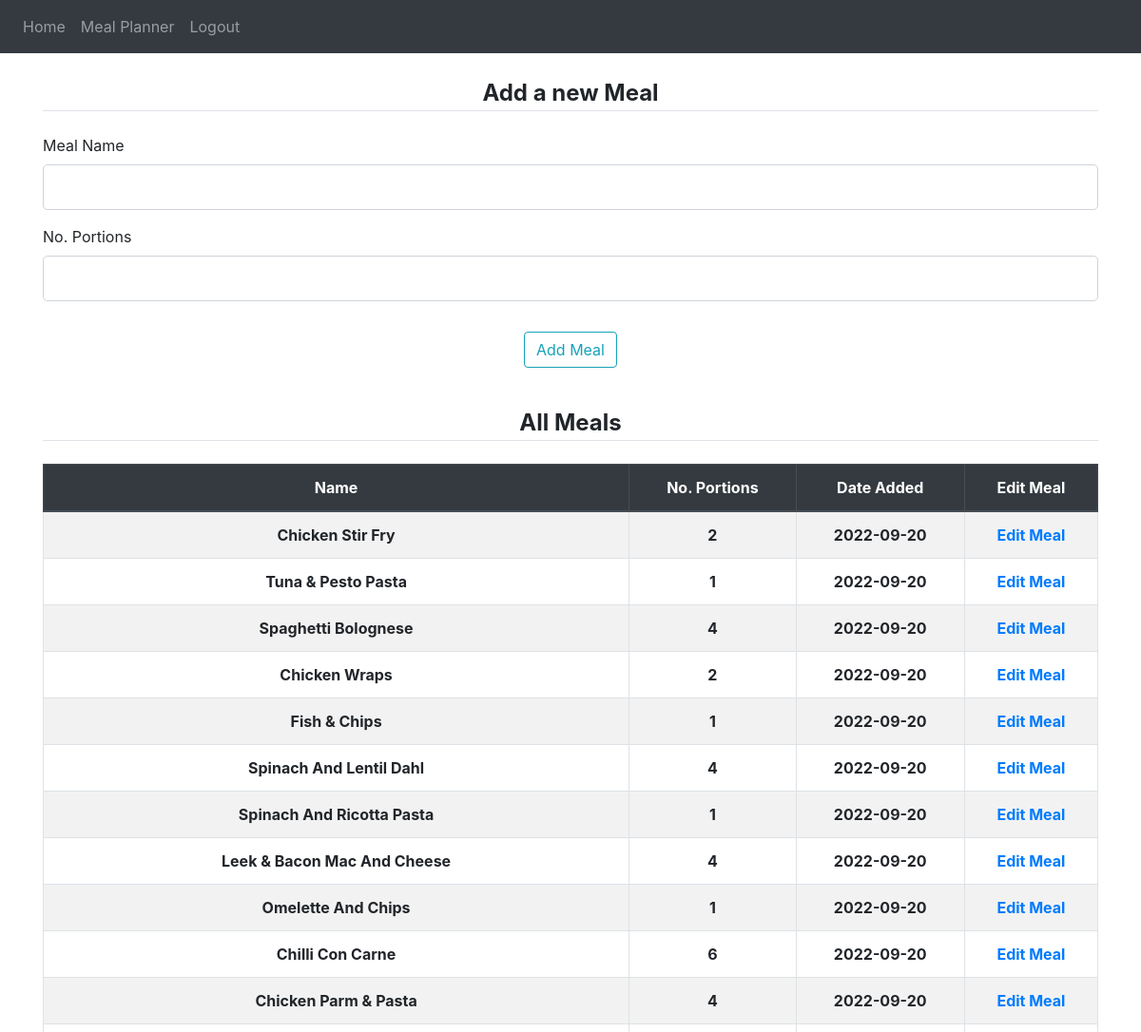
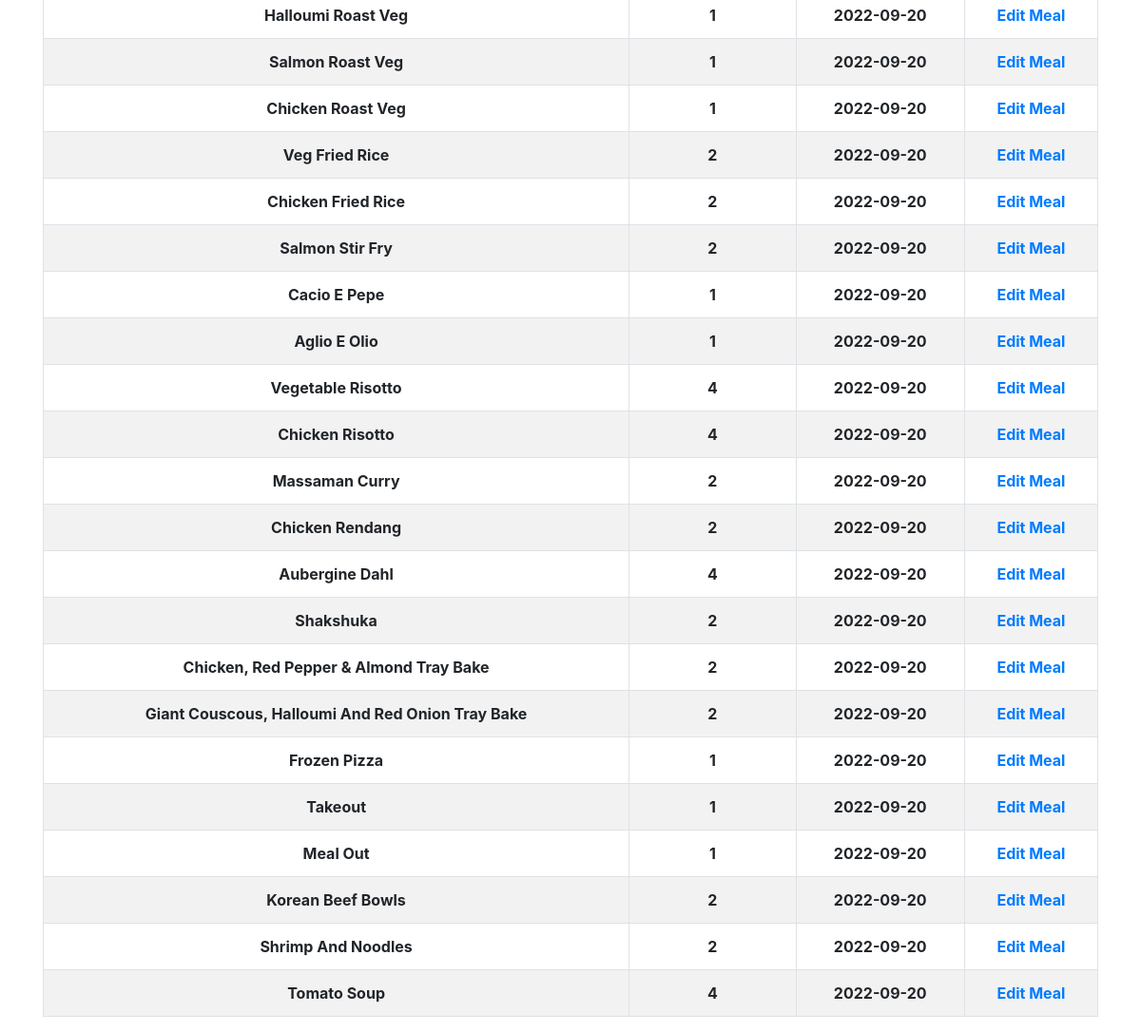
The app's page /meal-plan (signed in) with its own data (2 pictures, top to bottom).
### mealmaker/models.py (models this page shows)
class Meal(db.Model):
    id = db.Column(db.Integer, primary_key=True)
    name = db.Column(db.String(10000))
    date = db.Column(db.DateTime(timezone=True), default=func.now())
    portion = db.Column(db.Integer)

### mealmaker/views.py (the view)
@views.route('/meal-plan', methods=['GET', 'POST'])
@login_required
def meal_plan():
    form = NewMealForm()
    if form.validate_on_submit():
        meal = Meal(name=form.name.data, portion=form.portion.data)
        db.session.add(meal)
        db.session.commit()
        flash(f'Meal added successfully!', category='success')
        return redirect(url_for('views.meal_plan'))
    meals = Meal.query.all()
    return render_template("meal_plan.html", user=current_user, form=form, meals=meals, legend= 'Add a new Meal')

### mealmaker/forms.py
class NewMealForm(FlaskForm):
    name = StringField('Meal Name',
                       validators=[DataRequired(), Length(min=1, max=200)])
    portion = IntegerField('No. Portions', validators=[DataRequired()])
    submit = SubmitField('Add Meal')

### mealmaker/__init__.py (called while the page is built)
def create_app():
    app = Flask(__name__)
    app.config['SECRET_KEY'] = 'hjshjhdjah kjshkjdhjs'
    app.config['SQLALCHEMY_DATABASE_URI'] = f'sqlite:///{DB_NAME}'
    db.init_app(app)
    from .views import views
    from .auth import auth
    app.register_blueprint(views, url_prefix='/')
    app.register_blueprint(auth, url_prefix='/')
    from .models import User, Recipe
    create_database(app)
    login_manager = LoginManager()
    login_manager.login_view = 'auth.login'
    login_manager.init_app(app)
    @login_manager.user_loader
    def load_user(id):
        return User.query.get(int(id))
    return app

### mealmaker/templates/meal_plan.html (shortened to what this page needs)
{% extends "base.html" %}
{% block content%}
    <br>
    <div class="content-section">
        <form method="POST" action="">
            <fieldset class="form-group"f>
                <legend align="center" class="border-bottom mb-4"><b>{{ legend }}</b></legend>
                <div class="form-group">
                    {{ form.name.label(class='form-control-label') }}
                    {% if form.name.errors %}
                    {{ form.name(class="form-control form-control-lg is-invalid") }}
                        <div class="invalid-feedback">
                        {% for error in form.name.errors %}
                            <span>{{ error }}</span>
                        {% endfor %}
                        </div>
                    {% else %}
                    {{ form.name(class="form-control form-control-lg") }}
                    {% endif %}
                </div>
                <div class="form-group">
                    {{ form.portion.label(class='form-control-label') }}
                    {% if form.portion.errors %}
                    {{ form.portion(class="form-control form-control-lg is-invalid") }}
                        <div class="invalid-feedback">
                        {% for error in form.portion.errors %}
                            <span>{{ error }}</span>
                        {% endfor %}
                        </div>
                    {% else %}
                    {{ form.portion(class="form-control form-control-lg") }}
                    {% endif %}
                </div>
            </fieldset>
            <div class="form-group" align="center">
                {{form.submit(class='btn btn-outline-info')}}
            </div>
        </form>
    </div>
    <br>
    <div class="content-section ">
        <legend align="center" class="border-bottom mb-4"><b>All Meals</b></legend>
        <table class="table table-striped table-bordered table-hover">
            <thead class="thead-dark">
                <tr>
                    <th class="text-center">Name</th>
                    <th class="text-center">No. Portions</th>
                    <th class="text-center">Date Added</th>
                    <th class="text-center">Edit Meal</th>
                </tr>
            </thead>
            {% for meal in meals %}
            <tr>
                <th class="text-center">{{meal.name.title()}} </th>
                <th class="text-center">{{meal.portion}} </th>
                <th class="text-center">{{meal.date.strftime('%Y-%m-%d') }} </th>
                <th class="text-center">
                    <a href="{{ url_for('views.meal', id=meal.id) }}">Edit Meal</a>
                </th>
            </tr>
            {% endfor %}
        </table>
    </div>
{% endblock %}

### mealmaker/templates/base.html (shortened to what this page needs)
<!DOCTYPE html>
<html>
  <head>
    <link
      rel="stylesheet"
      href="https://stackpath.bootstrapcdn.com/bootstrap/4.4.1/css/bootstrap.min.css"
    />
    <link
      rel="stylesheet"
      href="https://stackpath.bootstrapcdn.com/font-awesome/4.7.0/css/font-awesome.min.css"
    />
  </head>
  <body>
    <nav class="navbar navbar-expand-lg navbar-dark bg-dark">
      <div class="collapse navbar-collapse" id="navbar">
        <div class="navbar-nav">
          {% if user.is_authenticated %}
          <a class="nav-item nav-link" id="home" href="/">Home</a>
          <a class="nav-item nav-link" id="meal_plan" href="/meal-plan">Meal Planner</a>
          <a class="nav-item nav-link" id="logout" href="/logout">Logout</a>
          {% else %}
          <a class="nav-item nav-link" id="login" href="/login">Login</a>
          <a class="nav-item nav-link" id="signUp" href="/sign-up">Sign Up</a>
          {% endif %}
        </div>
      </div>
    </nav>
    <div class="container">{% block content %} {% endblock %}</div>
  </body>
</html>

### records on screen
Meal: name "Chicken Stir Fry", portion "2", date "2022-09-20"
Meal: name "Tuna & Pesto Pasta", portion "1", date "2022-09-20"
Meal: name "Spaghetti Bolognese", portion "4", date "2022-09-20"
Meal: name "Chicken Wraps", portion "2", date "2022-09-20"
Meal: name "Fish & Chips", portion "1", date "2022-09-20"
Meal: name "Spinach And Lentil Dahl", portion "4", date "2022-09-20"
Meal: name "Spinach And Ricotta Pasta", portion "1", date "2022-09-20"
Meal: name "Leek & Bacon Mac And Cheese", portion "4", date "2022-09-20"
Meal: name "Omelette And Chips", portion "1", date "2022-09-20"
Meal: name "Chilli Con Carne", portion "6", date "2022-09-20"
Meal: name "Chicken Parm & Pasta", portion "4", date "2022-09-20"
Meal: name "Halloumi Roast Veg", portion "1", date "2022-09-20"
Meal: name "Salmon Roast Veg", portion "1", date "2022-09-20"
Meal: name "Chicken Roast Veg", portion "1", date "2022-09-20"
Meal: name "Veg Fried Rice", portion "2", date "2022-09-20"
Meal: name "Chicken Fried Rice", portion "2", date "2022-09-20"
Meal: name "Salmon Stir Fry", portion "2", date "2022-09-20"
Meal: name "Cacio E Pepe", portion "1", date "2022-09-20"
Meal: name "Aglio E Olio", portion "1", date "2022-09-20"
Meal: name "Vegetable Risotto", portion "4", date "2022-09-20"
Meal: name "Chicken Risotto", portion "4", date "2022-09-20"
Meal: name "Massaman Curry", portion "2", date "2022-09-20"
Meal: name "Chicken Rendang", portion "2", date "2022-09-20"
Meal: name "Aubergine Dahl", portion "4", date "2022-09-20"
Meal: name "Shakshuka", portion "2", date "2022-09-20"
Meal: name "Chicken, Red Pepper & Almond Tray Bake", portion "2", date "2022-09-20"
Meal: name "Giant Couscous, Halloumi And Red Onion Tray Bake", portion "2", date "2022-09-20"
Meal: name "Frozen Pizza", portion "1", date "2022-09-20"
Meal: name "Takeout", portion "1", date "2022-09-20"
Meal: name "Meal Out", portion "1", date "2022-09-20"
Meal: name "Korean Beef Bowls", portion "2", date "2022-09-20"
Meal: name "Shrimp And Noodles", portion "2", date "2022-09-20"
Meal: name "Tomato Soup", portion "4", date "2022-09-20"

### other values on screen
{{ legend }} "Add a new Meal"
